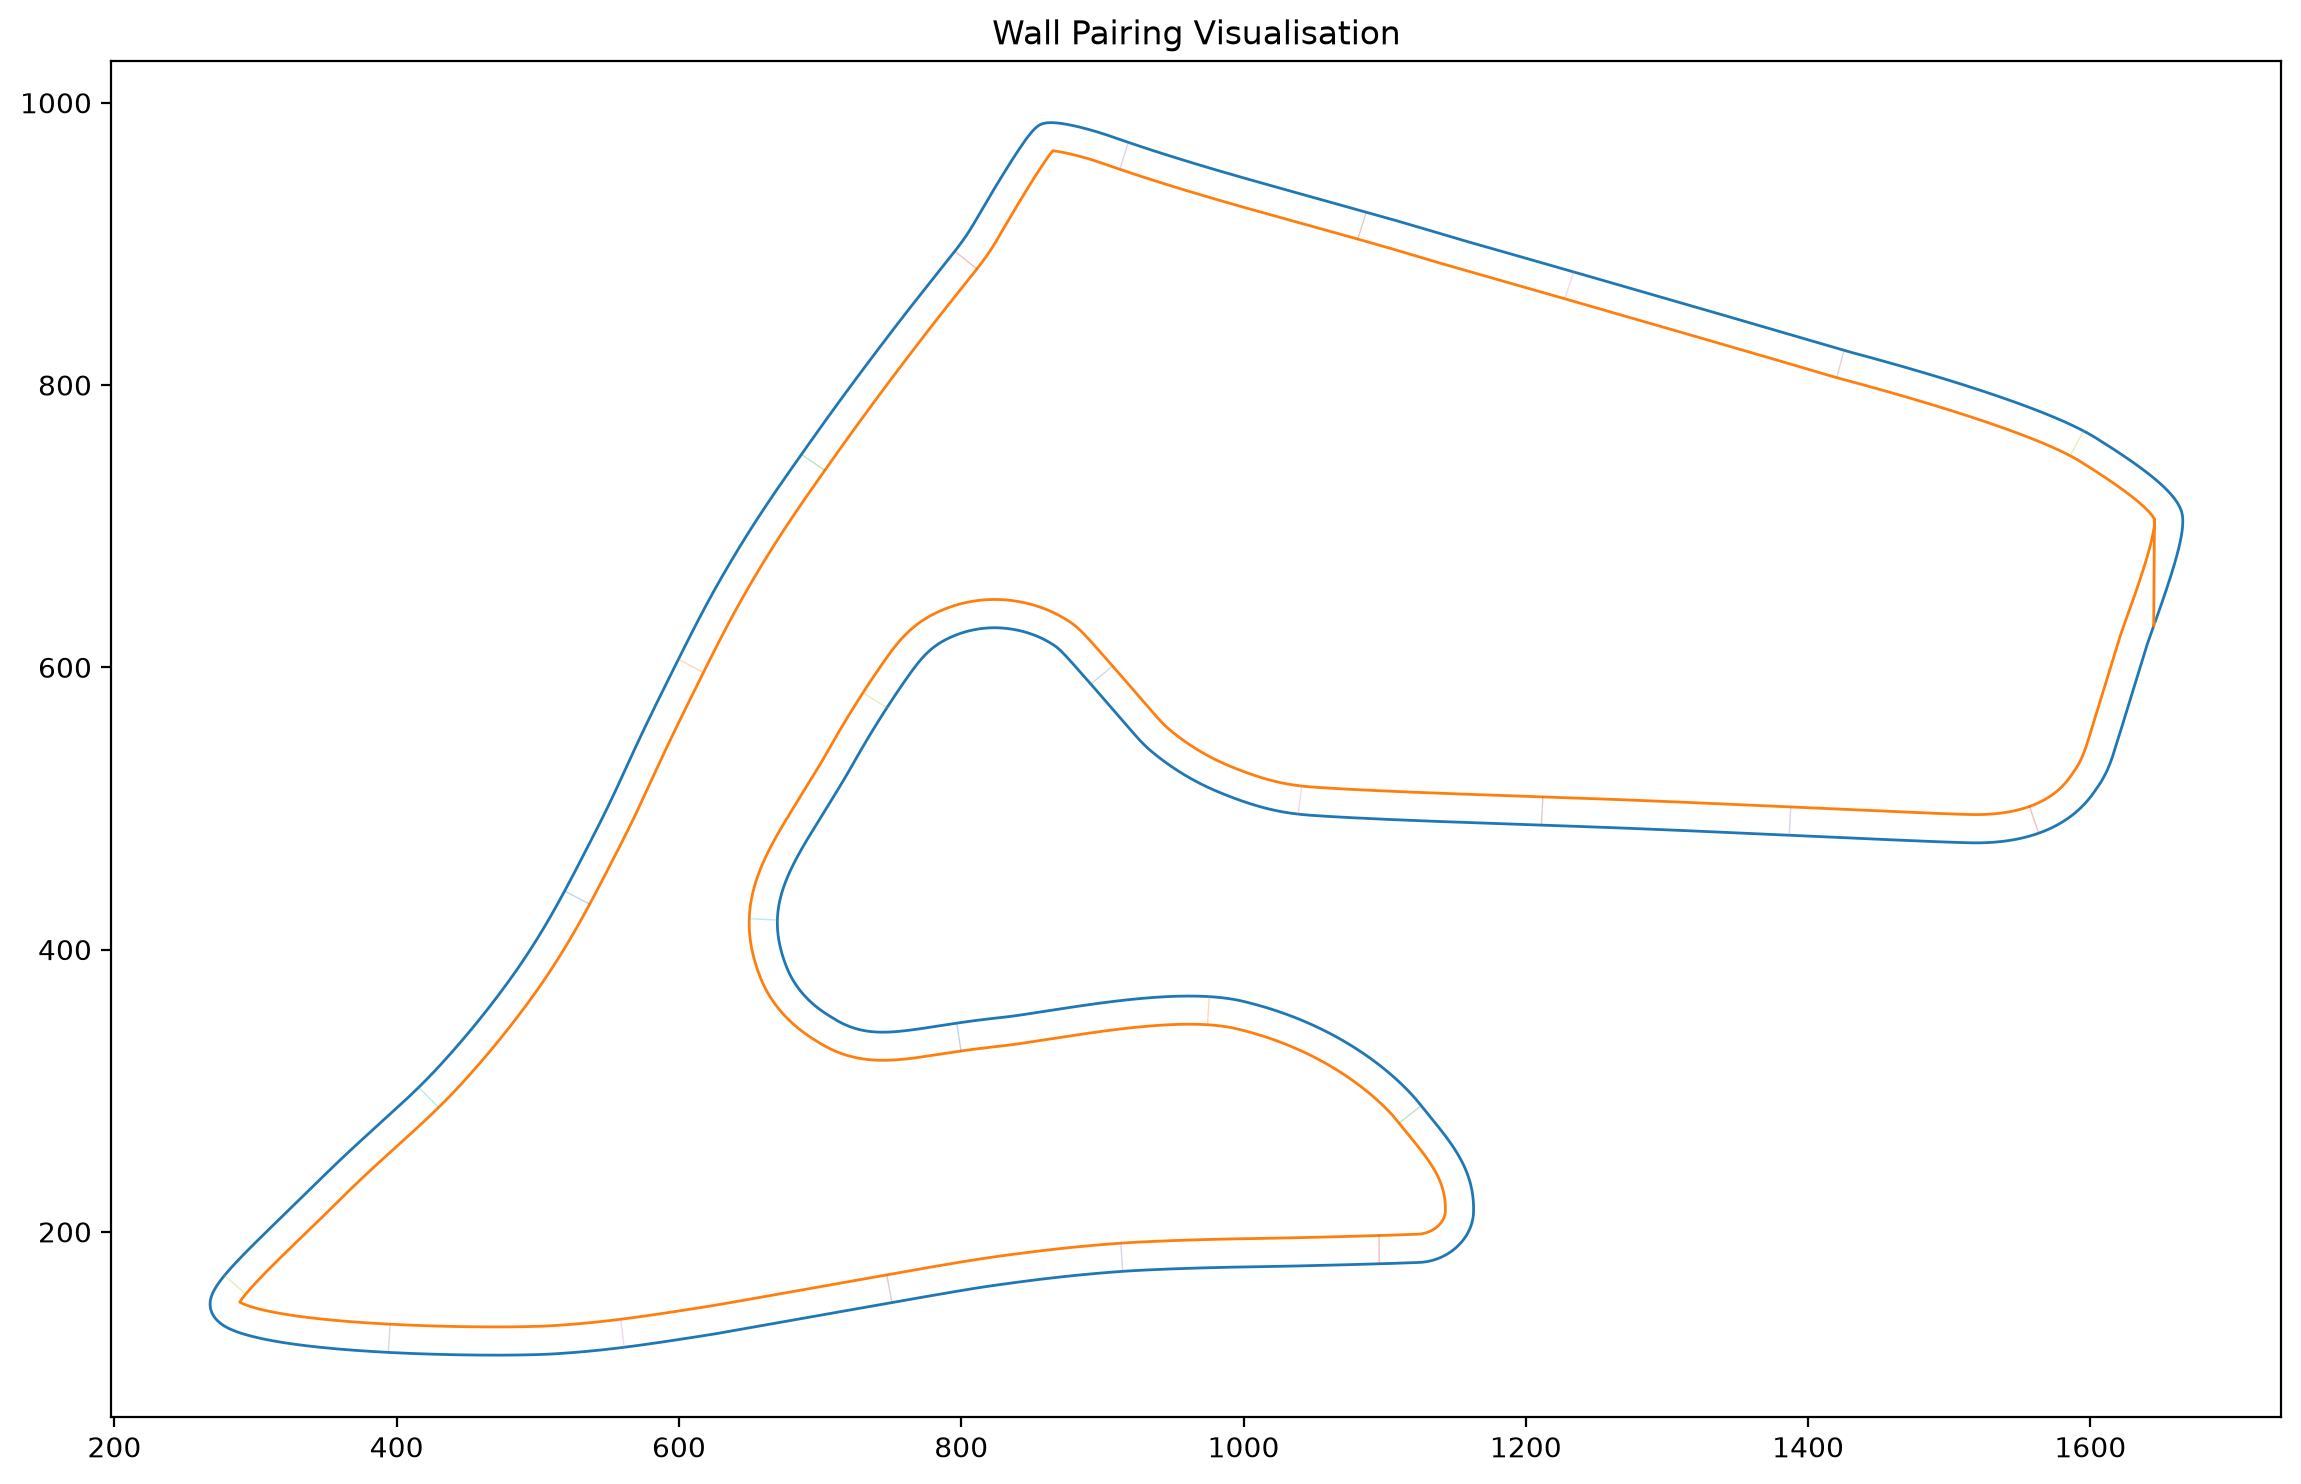

Python code for this plot:
from pathlib import Path
from svgpathtools import svg2paths

import numpy as np
import matplotlib.pyplot as plt
from scipy.spatial import KDTree

SVG_FILE = Path(
r"E:\Project_Shiftwright\external\racing-track-maps-vector\from-iracing\Road\spielberg\403-spielberg-gp\active.svg"
)

paths,_ = svg2paths(
    str(SVG_FILE)
)

path = paths[0]

N = 8000

pts = []

for i in range(N):

    p = path.point(
        i/(N-1)
    )

    pts.append([
        p.real,
        p.imag
    ])

pts = np.array(pts)

split = 4052

outer = pts[:split]
inner = pts[split:]

tree = KDTree(
    inner
)

plt.figure(
    figsize=(14,10)
)

plt.plot(
    outer[:,0],
    outer[:,1],
    linewidth=1
)

plt.plot(
    inner[:,0],
    inner[:,1],
    linewidth=1
)

for i in range(
    0,
    len(outer),
    150
):

    dist, idx = tree.query(
        outer[i]
    )

    p1 = outer[i]
    p2 = inner[idx]

    plt.plot(
        [p1[0],p2[0]],
        [p1[1],p2[1]],
        linewidth=0.5,
        alpha=0.3
    )

plt.gca().set_aspect(
    "equal"
)

plt.title(
    "Wall Pairing Visualisation"
)

plt.savefig(
    "experiments/spielberg_wall_pairing.png",
    dpi=200,
    bbox_inches="tight"
)

print(
    "Saved:"
    " experiments/spielberg_wall_pairing.png"
)
